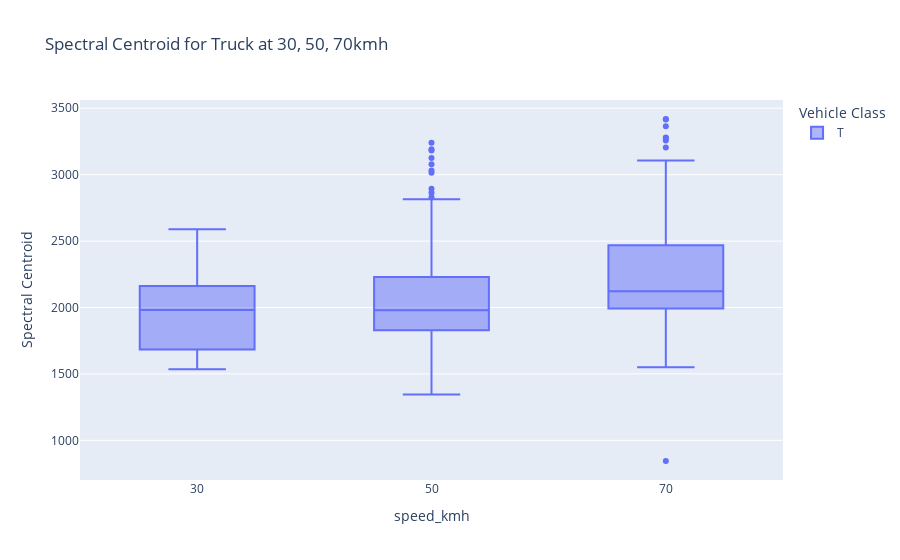

Write notebook code for a chart like this one.
### Code cell
# Die Variable „df“ wurde aus dem URI geladen: /Users/jakob/Library/CloudStorage/OneDrive-student.kit.edu/Studium/02_Master/4. Semester/seminar/RTN-jakob/df_dataset_merged.xlsx
import pandas as pd
df = pd.read_excel(r'/Users/jakob/Library/CloudStorage/OneDrive-student.kit.edu/Studium/02_Master/4. Semester/seminar/RTN-jakob/df_dataset_merged.xlsx')

# Zeilen basierend auf Spalte filtern: 'vehicle'
df = df[df['vehicle'] == "T"]

# Zeilen basierend auf Spalte filtern: 'microphone'
df = df[df['microphone'] == "SE"]

import pandas as pd
import plotly.express as px

# Erstelle den Boxplot
fig = px.box(
    df,
    x='speed_kmh',  # Fahrzeugklassen (z. B. Bus, Car, Motorcycle, Truck)
    y='spectral_centroid',
    title='Spectral Centroid for Truck at 30, 50, 70kmh',
    labels={'vehicle': 'Vehicle Class', 'spectral_centroid': 'Spectral Centroid'},
    color='vehicle',  # Optional: Farben für verschiedene Fahrzeugklassen
    category_orders={'speed_kmh': [30, 50, 70]}  # Feste Reihenfolge für die x-Achse
)

# Zeige den Plot
fig.show()

### Figure 1 — Plotly figure (JSON) as saved in the notebook; plotly's stock layout.template omitted (floating-point values rounded to 4 significant figures; data arrays with more than 128 entries replaced by an {"elided": "..."} marker saying what was removed)
{"data": [{"alignmentgroup": "True", "hovertemplate": "Vehicle Class=T<br>speed_kmh=%{x}<br>Spectral Centroid=%{y}<extra></extra>", "legendgroup": "T", "marker": {"color": "#636efa"}, "name": "T", "notched": false, "offsetgroup": "T", "orientation": "v", "showlegend": true, "type": "box", "x": {"elided": "511 str values"}, "x0": " ", "xaxis": "x", "y": {"elided": "511 float values"}, "y0": " ", "yaxis": "y"}], "layout": {"boxmode": "group", "legend": {"title": {"text": "Vehicle Class"}, "tracegroupgap": 0}, "title": {"text": "Spectral Centroid for Truck at 30, 50, 70kmh"}, "xaxis": {"anchor": "y", "categoryarray": [30, 50, 70], "categoryorder": "array", "domain": [0, 1], "title": {"text": "speed_kmh"}}, "yaxis": {"anchor": "x", "domain": [0, 1], "title": {"text": "Spectral Centroid"}}}}
